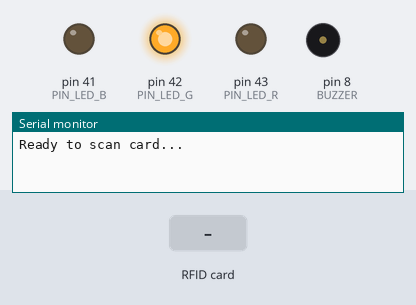
A sketch run on a simulated Arduino Mega 2560, built with avr-gcc and run on an emulated ATmega2560. Shown: output pins drawn as LEDs (lit = HIGH), buzzer (waves = sounding), the last lines printed to the serial monitor. Dashed ring = blinking. The test bench sets the inputs (shaded band). Pins used as bus, display or sensor lines are not drawn.

Above: at 1.2 s.
1.3 s: RFID card E2 A6 D2 1B held to the reader
At 1.6 s:
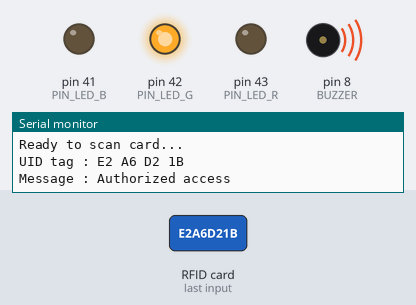
At 2.2 s:
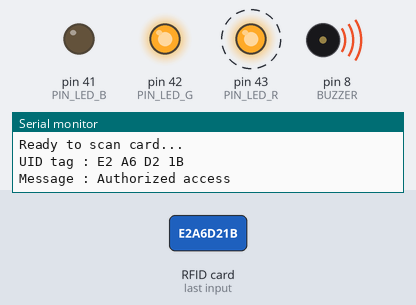
4.3 s: RFID card 5E 7A 19 C4 held to the reader
At 5.2 s:
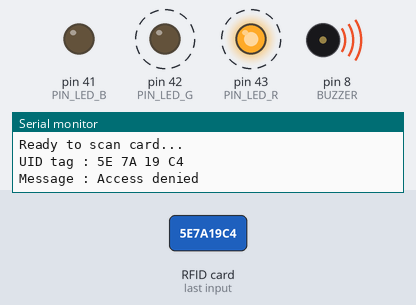
Timing chart, 0 to 8.8 s (numbered marks = the images above; inputs shaded):
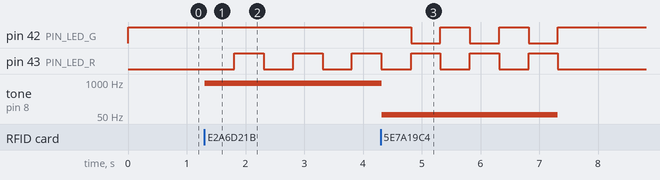

The sketch:

rfid_led_buzzer.ino
```cpp
/*
 * Typical pin layout used:
 * -----------------------------------------------------------------------------------------
 *             MFRC522      Arduino       Arduino   Arduino    Arduino          Arduino
 *             Reader/PCD   Uno/101       Mega      Nano v3    Leonardo/Micro   Pro Micro
 * Signal      Pin          Pin           Pin       Pin        Pin              Pin
 * -----------------------------------------------------------------------------------------
 * RST/Reset   RST          9             5         D9         RESET/ICSP-5     RST
 * SPI SS      SDA(SS)      10            53        D10        10               10
 * SPI MOSI    MOSI         11 / ICSP-4   51        D11        ICSP-4           16
 * SPI MISO    MISO         12 / ICSP-1   50        D12        ICSP-1           14
 * SPI SCK     SCK          13 / ICSP-3   52        D13        ICSP-3           15
 */

#include <SPI.h>
#include <MFRC522.h>

#include "pitches.h"

// Indicator LED PINs
#define PIN_LED_R 43
#define PIN_LED_G 42
#define PIN_LED_B 41

#define BUZZER 8

#define SS_PIN 53
#define RST_PIN 5
MFRC522 mfrc522(SS_PIN, RST_PIN);   // Create MFRC522 instance.

boolean is_allow_to_scan = true;
unsigned long rfid_scan_timer = 0;
const int rfid_scan_cooldown = 3000;

unsigned long timer_led0 = 0;
unsigned long timer_led1 = 0;
const int led_duration = 500; // milliseconds
int current_led_state = 0;

boolean buzzer_on = 0;
int HIGH_NOTE = NOTE_A5;
int LOW_NOTE = NOTE_A1;

boolean is_authorized = false;

void setup()
{
  pinMode(PIN_LED_R, OUTPUT);
  pinMode(PIN_LED_G, OUTPUT);
  pinMode(PIN_LED_B, OUTPUT);
  digitalWrite(PIN_LED_R, LOW);
  digitalWrite(PIN_LED_G, HIGH);
  digitalWrite(PIN_LED_B, LOW);
  Serial.begin(9600);   // Initiate a serial communication
  SPI.begin();      // Initiate  SPI bus
  mfrc522.PCD_Init();   // Initiate MFRC522
  Serial.println("Ready to scan card...");
}

void loop()
{
  if (!is_allow_to_scan) {
    if (millis() - rfid_scan_timer > rfid_scan_cooldown) {
      current_led_state = 0;
      digitalWrite(PIN_LED_R, LOW);
      digitalWrite(PIN_LED_G, HIGH);
      digitalWrite(PIN_LED_B, LOW);
      is_allow_to_scan = true;
      buzzer_on = false;
      noTone(BUZZER);
      Serial.println("Ready to scan card...");
      return;
    }

    if (is_authorized && !buzzer_on)
      tone(BUZZER, HIGH_NOTE, rfid_scan_cooldown);
    if (!is_authorized && !buzzer_on)
      tone(BUZZER, LOW_NOTE, rfid_scan_cooldown);

    flash_LEDS();

    buzzer_on = true;
    return;
  }

  // Look for new cards
  if ( ! mfrc522.PICC_IsNewCardPresent())
  {
    return;
  }
  // Select one of the cards
  if ( ! mfrc522.PICC_ReadCardSerial())
  {
    return;
  }
  //Show UID on serial monitor
  Serial.print("UID tag :");
  String content= "";
  byte letter;
  for (byte i = 0; i < mfrc522.uid.size; i++)
  {
     Serial.print(mfrc522.uid.uidByte[i] < 0x10 ? " 0" : " ");
     Serial.print(mfrc522.uid.uidByte[i], HEX);
     content.concat(String(mfrc522.uid.uidByte[i] < 0x10 ? " 0" : " "));
     content.concat(String(mfrc522.uid.uidByte[i], HEX));
  }
  Serial.println();
  Serial.print("Message : ");
  content.toUpperCase();

  if (content.substring(1) == "E2 A6 D2 1B") //change here the UID of the card/cards that you want to give access
  {
    Serial.println("Authorized access");
    is_authorized = true;
  } else {
    Serial.println("Access denied");
    is_authorized = false;
  }
  is_allow_to_scan = false;
  rfid_scan_timer = millis();
}

void flash_LEDS()
{
  if (is_authorized) {
    switch(current_led_state) {
      case 0:
        current_led_state = 1;
        timer_led0 = millis();
        break;
      case 1:
        // turn on green
        analogWrite(PIN_LED_R, 0);
        analogWrite(PIN_LED_G, 255);
        analogWrite(PIN_LED_B, 0);
        if (millis() - timer_led0 > led_duration) {
          timer_led1 = millis();
          current_led_state = 2;
        }
        break;
      case 2:
        // turn on yellow
        analogWrite(PIN_LED_R, 255);
        analogWrite(PIN_LED_G, 255);
        analogWrite(PIN_LED_B, 0);
        if (millis() - timer_led1 > led_duration) {
          timer_led0 = millis();
          current_led_state = 1;
        }
        break;
    }
  } else {
    switch(current_led_state) {
      case 0:
        current_led_state = 1;
        timer_led0 = millis();
        break;
      case 1:
        // turn on green
        analogWrite(PIN_LED_R, 0);
        analogWrite(PIN_LED_G, 255);
        analogWrite(PIN_LED_B, 0);
        if (millis() - timer_led0 > led_duration) {
          timer_led1 = millis();
          current_led_state = 2;
        }
        break;
      case 2:
        // turn on red
        analogWrite(PIN_LED_R, 255);
        analogWrite(PIN_LED_G, 0);
        analogWrite(PIN_LED_B, 0);
        if (millis() - timer_led1 > led_duration) {
          timer_led0 = millis();
          current_led_state = 1;
        }
        break;
    }
  }
}
```

pitches.h
```cpp
/*************************************************
 * Public Constants
 *************************************************/

#define NOTE_B0  31
#define NOTE_C1  33
#define NOTE_CS1 35
#define NOTE_D1  37
#define NOTE_DS1 39
#define NOTE_E1  41
#define NOTE_F1  44
#define NOTE_FS1 46
#define NOTE_G1  49
#define NOTE_GS1 52
#define NOTE_A1  55
#define NOTE_AS1 58
#define NOTE_B1  62
#define NOTE_C2  65
#define NOTE_CS2 69
#define NOTE_D2  73
#define NOTE_DS2 78
#define NOTE_E2  82
#define NOTE_F2  87
#define NOTE_FS2 93
#define NOTE_G2  98
#define NOTE_GS2 104
#define NOTE_A2  110
#define NOTE_AS2 117
#define NOTE_B2  123
#define NOTE_C3  131
#define NOTE_CS3 139
#define NOTE_D3  147
#define NOTE_DS3 156
#define NOTE_E3  165
#define NOTE_F3  175
#define NOTE_FS3 185
#define NOTE_G3  196
#define NOTE_GS3 208
#define NOTE_A3  220
#define NOTE_AS3 233
#define NOTE_B3  247
#define NOTE_C4  262
#define NOTE_CS4 277
#define NOTE_D4  294
#define NOTE_DS4 311
#define NOTE_E4  330
#define NOTE_F4  349
#define NOTE_FS4 370
#define NOTE_G4  392
#define NOTE_GS4 415
#define NOTE_A4  440
#define NOTE_AS4 466
#define NOTE_B4  494
#define NOTE_C5  523
#define NOTE_CS5 554
#define NOTE_D5  587
#define NOTE_DS5 622
#define NOTE_E5  659
#define NOTE_F5  698
#define NOTE_FS5 740
#define NOTE_G5  784
#define NOTE_GS5 831
#define NOTE_A5  880
#define NOTE_AS5 932
#define NOTE_B5  988
#define NOTE_C6  1047
#define NOTE_CS6 1109
#define NOTE_D6  1175
#define NOTE_DS6 1245
#define NOTE_E6  1319
#define NOTE_F6  1397
#define NOTE_FS6 1480
#define NOTE_G6  1568
#define NOTE_GS6 1661
#define NOTE_A6  1760
#define NOTE_AS6 1865
#define NOTE_B6  1976
#define NOTE_C7  2093
#define NOTE_CS7 2217
#define NOTE_D7  2349
#define NOTE_DS7 2489
#define NOTE_E7  2637
#define NOTE_F7  2794
#define NOTE_FS7 2960
#define NOTE_G7  3136
#define NOTE_GS7 3322
#define NOTE_A7  3520
#define NOTE_AS7 3729
#define NOTE_B7  3951
#define NOTE_C8  4186
#define NOTE_CS8 4435
#define NOTE_D8  4699
#define NOTE_DS8 4978
```

Measured:
- after the input at 1.3 s, pin 43 (PIN_LED_R): alternates HIGH for 0.50 s and LOW for 0.50 s, starting after 0.51 s; tone on pin 8 (BUZZER): silent → 880 Hz at once
- after the input at 4.3 s, pin 42 (PIN_LED_G): alternates HIGH for 0.50 s and LOW for 0.50 s, 6 changes in all, then stays HIGH, starting after 0.52 s; tone on pin 8 (BUZZER): 880 Hz → 55 Hz at once, → silent 3.0 s later
